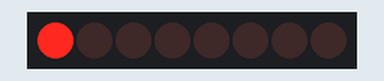
This sketch was run on a simulated Arduino Uno, built with avr-gcc and run on an emulated ATmega328P. Parts: 8 shift-register outputs drawn as a row of LEDs (first output left, lit = HIGH). Wiring (inferred from the names in the program): shift register (74HC595): data pin 10; shift clock pin 8; latch pin 9. Wiring (inferred from the signals the program sends): row of LEDs: on Q0, Q1, Q2, Q3, Q4, Q5, Q6, Q7.

Above: at 0.05 s.
At 0.45 s:
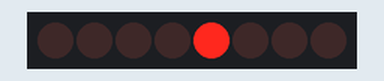
At 0.75 s:
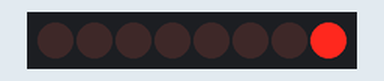
At 1.55 s:
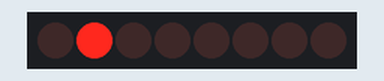
At 2.35 s:
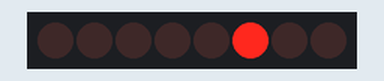
At 3.15 s:
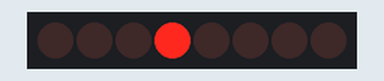
Timing chart, 0 to 3.5 s (numbered marks = the images above):
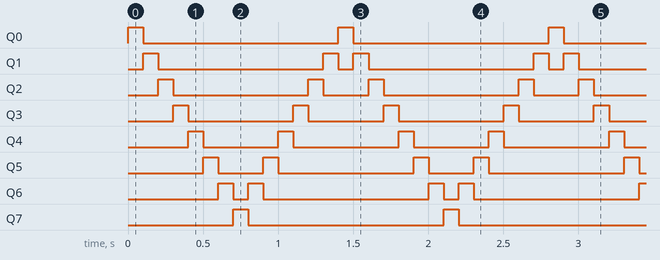

Measured:
- by itself, Q0, Q7: alternates HIGH for 0.10 s and LOW for 1.3 s
- by itself, Q1: repeats every 1.4 s: LOW 1.1 s, HIGH 0.10 s, LOW 0.10 s, HIGH 0.10 s
- by itself, Q2: repeats every 1.4 s: LOW 0.90 s, HIGH 0.10 s, LOW 0.30 s, HIGH 0.10 s
- by itself, Q3: repeats every 1.4 s: LOW 0.70 s, HIGH 0.10 s, LOW 0.50 s, HIGH 0.10 s
- by itself, Q4: repeats every 1.4 s: LOW 0.50 s, HIGH 0.10 s, LOW 0.70 s, HIGH 0.10 s
- by itself, Q5: repeats every 1.4 s: LOW 0.30 s, HIGH 0.10 s, LOW 0.90 s, HIGH 0.10 s
- by itself, Q6: repeats every 1.4 s: LOW 0.10 s, HIGH 0.10 s, LOW 1.1 s, HIGH 0.10 s

The sketch:

Experiment_3_Light_Chaser.ino
```cpp
// (licence header left out)
const int SERIAL_DATA = 10; //Serial data
const int LATCH = 9; //Shift register latch
const int CLOCK = 8; //Shift register clock
//set up sequence
const int sequence[] = {1, 2, 4, 8, 16, 32, 64, 128, 64, 32, 16, 8, 4, 2};

void setup() {
  // put your setup code here, to run once:
  pinMode (SERIAL_DATA, OUTPUT);
  pinMode (LATCH, OUTPUT);
  pinMode (CLOCK, OUTPUT);
}

void loop() {
  // put your main code here, to run repeatedly:
  for (int i = 0; i < 14; i++) {
    digitalWrite (LATCH, LOW); //allow data in
    shiftOut (SERIAL_DATA, CLOCK, MSBFIRST, sequence[i]); //load shift register
    digitalWrite (LATCH, HIGH); //trigger outputs
    delay (100);
  }
}
```
